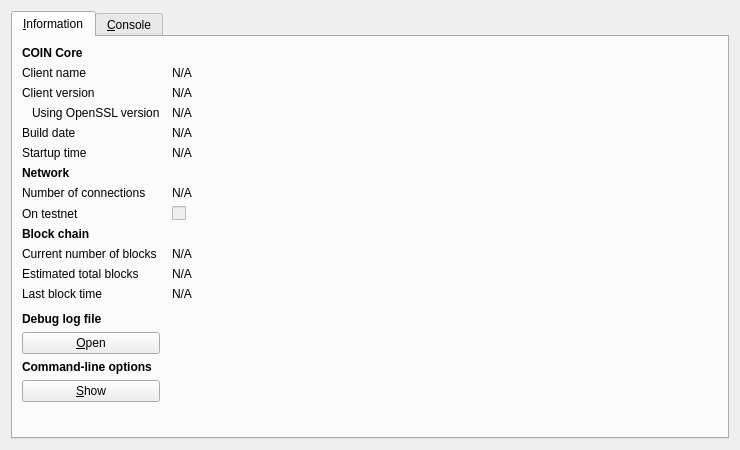
<?xml version="1.0" encoding="UTF-8"?>
<ui version="4.0">
 <class>RPCConsole</class>
 <widget class="QDialog" name="RPCConsole">
  <property name="geometry">
   <rect>
    <x>0</x>
    <y>0</y>
    <width>740</width>
    <height>450</height>
   </rect>
  </property>
  <property name="windowTitle">
   <string>COIN - Debug window</string>
  </property>
  <layout class="QVBoxLayout" name="verticalLayout_2">
   <item>
    <widget class="QTabWidget" name="tabWidget">
     <property name="currentIndex">
      <number>0</number>
     </property>
     <widget class="QWidget" name="tab_info">
      <attribute name="title">
       <string>&amp;Information</string>
      </attribute>
      <layout class="QGridLayout" name="gridLayout" columnstretch="0,1">
       <property name="horizontalSpacing">
        <number>12</number>
       </property>
       <item row="0" column="0">
        <widget class="QLabel" name="label_9">
         <property name="font">
          <font>
           <weight>75</weight>
           <bold>true</bold>
          </font>
         </property>
         <property name="text">
          <string>COIN Core</string>
         </property>
        </widget>
       </item>
       <item row="1" column="0">
        <widget class="QLabel" name="label_5">
         <property name="text">
          <string>Client name</string>
         </property>
        </widget>
       </item>
       <item row="1" column="1">
        <widget class="QLabel" name="clientName">
         <property name="cursor">
          <cursorShape>IBeamCursor</cursorShape>
         </property>
         <property name="text">
          <string>N/A</string>
         </property>
         <property name="textFormat">
          <enum>Qt::PlainText</enum>
         </property>
         <property name="textInteractionFlags">
          <set>Qt::LinksAccessibleByMouse|Qt::TextSelectableByKeyboard|Qt::TextSelectableByMouse</set>
         </property>
        </widget>
       </item>
       <item row="2" column="0">
        <widget class="QLabel" name="label_6">
         <property name="text">
          <string>Client version</string>
         </property>
        </widget>
       </item>
       <item row="2" column="1">
        <widget class="QLabel" name="clientVersion">
         <property name="cursor">
          <cursorShape>IBeamCursor</cursorShape>
         </property>
         <property name="text">
          <string>N/A</string>
         </property>
         <property name="textFormat">
          <enum>Qt::PlainText</enum>
         </property>
         <property name="textInteractionFlags">
          <set>Qt::LinksAccessibleByMouse|Qt::TextSelectableByKeyboard|Qt::TextSelectableByMouse</set>
         </property>
        </widget>
       </item>
       <item row="3" column="0">
        <widget class="QLabel" name="label_14">
         <property name="text">
          <string>Using OpenSSL version</string>
         </property>
         <property name="indent">
          <number>10</number>
         </property>
        </widget>
       </item>
       <item row="3" column="1">
        <widget class="QLabel" name="openSSLVersion">
         <property name="cursor">
          <cursorShape>IBeamCursor</cursorShape>
         </property>
         <property name="text">
          <string>N/A</string>
         </property>
         <property name="textFormat">
          <enum>Qt::PlainText</enum>
         </property>
         <property name="textInteractionFlags">
          <set>Qt::LinksAccessibleByMouse|Qt::TextSelectableByKeyboard|Qt::TextSelectableByMouse</set>
         </property>
        </widget>
       </item>
       <item row="4" column="0">
        <widget class="QLabel" name="label_12">
         <property name="text">
          <string>Build date</string>
         </property>
        </widget>
       </item>
       <item row="4" column="1">
        <widget class="QLabel" name="buildDate">
         <property name="cursor">
          <cursorShape>IBeamCursor</cursorShape>
         </property>
         <property name="text">
          <string>N/A</string>
         </property>
         <property name="textFormat">
          <enum>Qt::PlainText</enum>
         </property>
         <property name="textInteractionFlags">
          <set>Qt::LinksAccessibleByMouse|Qt::TextSelectableByKeyboard|Qt::TextSelectableByMouse</set>
         </property>
        </widget>
       </item>
       <item row="5" column="0">
        <widget class="QLabel" name="label_13">
         <property name="text">
          <string>Startup time</string>
         </property>
        </widget>
       </item>
       <item row="5" column="1">
        <widget class="QLabel" name="startupTime">
         <property name="cursor">
          <cursorShape>IBeamCursor</cursorShape>
         </property>
         <property name="text">
          <string>N/A</string>
         </property>
         <property name="textFormat">
          <enum>Qt::PlainText</enum>
         </property>
         <property name="textInteractionFlags">
          <set>Qt::LinksAccessibleByMouse|Qt::TextSelectableByKeyboard|Qt::TextSelectableByMouse</set>
         </property>
        </widget>
       </item>
       <item row="6" column="0">
        <widget class="QLabel" name="label_11">
         <property name="font">
          <font>
           <weight>75</weight>
           <bold>true</bold>
          </font>
         </property>
         <property name="text">
          <string>Network</string>
         </property>
        </widget>
       </item>
       <item row="7" column="0">
        <widget class="QLabel" name="label_7">
         <property name="text">
          <string>Number of connections</string>
         </property>
        </widget>
       </item>
       <item row="7" column="1">
        <widget class="QLabel" name="numberOfConnections">
         <property name="cursor">
          <cursorShape>IBeamCursor</cursorShape>
         </property>
         <property name="text">
          <string>N/A</string>
         </property>
         <property name="textFormat">
          <enum>Qt::PlainText</enum>
         </property>
         <property name="textInteractionFlags">
          <set>Qt::LinksAccessibleByMouse|Qt::TextSelectableByKeyboard|Qt::TextSelectableByMouse</set>
         </property>
        </widget>
       </item>
       <item row="8" column="0">
        <widget class="QLabel" name="label_8">
         <property name="text">
          <string>On testnet</string>
         </property>
        </widget>
       </item>
       <item row="8" column="1">
        <widget class="QCheckBox" name="isTestNet">
         <property name="enabled">
          <bool>false</bool>
         </property>
         <property name="text">
          <string/>
         </property>
        </widget>
       </item>
       <item row="9" column="0">
        <widget class="QLabel" name="label_10">
         <property name="font">
          <font>
           <weight>75</weight>
           <bold>true</bold>
          </font>
         </property>
         <property name="text">
          <string>Block chain</string>
         </property>
        </widget>
       </item>
       <item row="10" column="0">
        <widget class="QLabel" name="label_3">
         <property name="text">
          <string>Current number of blocks</string>
         </property>
        </widget>
       </item>
       <item row="10" column="1">
        <widget class="QLabel" name="numberOfBlocks">
         <property name="cursor">
          <cursorShape>IBeamCursor</cursorShape>
         </property>
         <property name="text">
          <string>N/A</string>
         </property>
         <property name="textFormat">
          <enum>Qt::PlainText</enum>
         </property>
         <property name="textInteractionFlags">
          <set>Qt::LinksAccessibleByMouse|Qt::TextSelectableByKeyboard|Qt::TextSelectableByMouse</set>
         </property>
        </widget>
       </item>
       <item row="11" column="0">
        <widget class="QLabel" name="label_4">
         <property name="text">
          <string>Estimated total blocks</string>
         </property>
        </widget>
       </item>
       <item row="11" column="1">
        <widget class="QLabel" name="totalBlocks">
         <property name="cursor">
          <cursorShape>IBeamCursor</cursorShape>
         </property>
         <property name="text">
          <string>N/A</string>
         </property>
         <property name="textFormat">
          <enum>Qt::PlainText</enum>
         </property>
         <property name="textInteractionFlags">
          <set>Qt::LinksAccessibleByMouse|Qt::TextSelectableByKeyboard|Qt::TextSelectableByMouse</set>
         </property>
        </widget>
       </item>
       <item row="12" column="0">
        <widget class="QLabel" name="label_2">
         <property name="text">
          <string>Last block time</string>
         </property>
        </widget>
       </item>
       <item row="12" column="1">
        <widget class="QLabel" name="lastBlockTime">
         <property name="cursor">
          <cursorShape>IBeamCursor</cursorShape>
         </property>
         <property name="text">
          <string>N/A</string>
         </property>
         <property name="textFormat">
          <enum>Qt::PlainText</enum>
         </property>
         <property name="textInteractionFlags">
          <set>Qt::LinksAccessibleByMouse|Qt::TextSelectableByKeyboard|Qt::TextSelectableByMouse</set>
         </property>
        </widget>
       </item>
       <item row="13" column="0">
        <spacer name="verticalSpacer_2">
         <property name="orientation">
          <enum>Qt::Vertical</enum>
         </property>
         <property name="sizeHint" stdset="0">
          <size>
           <width>20</width>
           <height>20</height>
          </size>
         </property>
        </spacer>
       </item>
       <item row="14" column="0">
        <widget class="QLabel" name="labelDebugLogfile">
         <property name="font">
          <font>
           <weight>75</weight>
           <bold>true</bold>
          </font>
         </property>
         <property name="text">
          <string>Debug log file</string>
         </property>
        </widget>
       </item>
       <item row="15" column="0">
        <widget class="QPushButton" name="openDebugLogfileButton">
         <property name="toolTip">
          <string>Open the COIN debug log file from the current data directory. This can take a few seconds for large log files.</string>
         </property>
         <property name="text">
          <string>&amp;Open</string>
         </property>
         <property name="autoDefault">
          <bool>false</bool>
         </property>
        </widget>
       </item>
       <item row="16" column="0">
        <widget class="QLabel" name="labelCLOptions">
         <property name="font">
          <font>
           <weight>75</weight>
           <bold>true</bold>
          </font>
         </property>
         <property name="text">
          <string>Command-line options</string>
         </property>
        </widget>
       </item>
       <item row="17" column="0">
        <widget class="QPushButton" name="showCLOptionsButton">
         <property name="toolTip">
          <string>Show the COIN-Qt help message to get a list with possible COIN command-line options.</string>
         </property>
         <property name="text">
          <string>&amp;Show</string>
         </property>
         <property name="autoDefault">
          <bool>false</bool>
         </property>
        </widget>
       </item>
       <item row="18" column="0">
        <spacer name="verticalSpacer">
         <property name="orientation">
          <enum>Qt::Vertical</enum>
         </property>
         <property name="sizeHint" stdset="0">
          <size>
           <width>20</width>
           <height>40</height>
          </size>
         </property>
        </spacer>
       </item>
      </layout>
     </widget>
     <widget class="QWidget" name="tab_console">
      <attribute name="title">
       <string>&amp;Console</string>
      </attribute>
      <layout class="QVBoxLayout" name="verticalLayout_3">
       <property name="spacing">
        <number>3</number>
       </property>
       <item>
        <widget class="QTextEdit" name="messagesWidget">
         <property name="minimumSize">
          <size>
           <width>0</width>
           <height>100</height>
          </size>
         </property>
         <property name="readOnly">
          <bool>true</bool>
         </property>
         <property name="tabKeyNavigation" stdset="0">
          <bool>false</bool>
         </property>
         <property name="columnCount" stdset="0">
          <number>2</number>
         </property>
        </widget>
       </item>
       <item>
        <layout class="QHBoxLayout" name="horizontalLayout">
         <property name="spacing">
          <number>3</number>
         </property>
         <item>
          <widget class="QLabel" name="label">
           <property name="text">
            <string notr="true">&gt;</string>
           </property>
          </widget>
         </item>
         <item>
          <widget class="QLineEdit" name="lineEdit"/>
         </item>
         <item>
          <widget class="QPushButton" name="clearButton">
           <property name="maximumSize">
            <size>
             <width>24</width>
             <height>24</height>
            </size>
           </property>
           <property name="toolTip">
            <string>Clear console</string>
           </property>
           <property name="text">
            <string/>
           </property>
           <property name="icon">
            <iconset resource="../bitcoin.qrc">
             <normaloff>:/icons/remove</normaloff>:/icons/remove</iconset>
           </property>
           <property name="shortcut">
            <string notr="true">Ctrl+L</string>
           </property>
           <property name="autoDefault">
            <bool>false</bool>
           </property>
          </widget>
         </item>
        </layout>
       </item>
      </layout>
     </widget>
    </widget>
   </item>
  </layout>
 </widget>
 <resources>
  <include location="../bitcoin.qrc"/>
 </resources>
 <connections/>
</ui>
